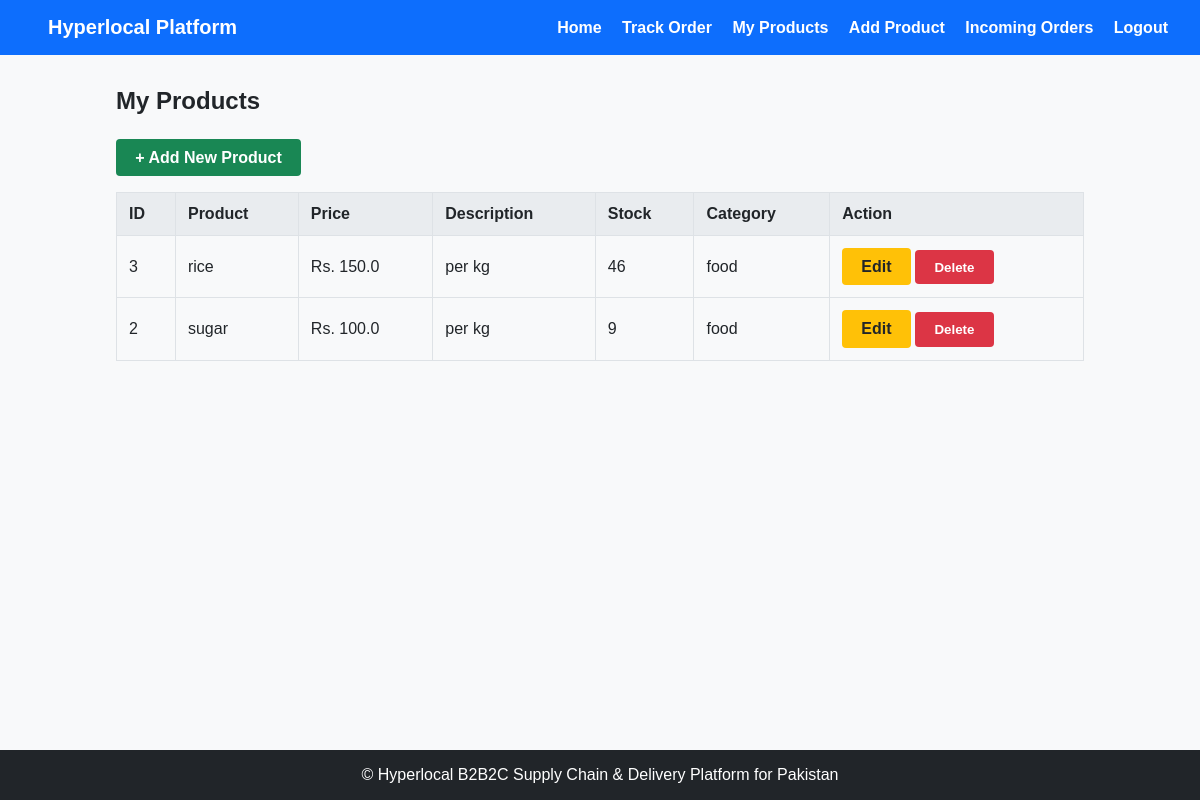
/wholesaler/products (signed in), run on the app's committed database.
### tables this page shows
CREATE TABLE products (
            id INTEGER PRIMARY KEY AUTOINCREMENT,
            wholesaler_id INTEGER NOT NULL,
            name TEXT NOT NULL,
            description TEXT NOT NULL,
            price REAL NOT NULL,
            stock INTEGER NOT NULL,
            category TEXT NOT NULL,
            created_at TEXT NOT NULL,
            FOREIGN KEY (wholesaler_id) REFERENCES users(id)
        );

### app.py (the view)
@app.route("/wholesaler/products")
def wholesaler_products():
    if not has_role("Wholesaler"):
        flash("Access denied.", "error")
        return redirect(url_for("login"))
    connection = get_db_connection()
    products = connection.execute("""
        SELECT *
        FROM products
        WHERE wholesaler_id = ?
        ORDER BY id DESC
    """, (session["user_id"],)).fetchall()
    if not products:
        flash("No products found.", "info")
    connection.close()
    return render_template(
        "wholesaler/products.html",
        products=products
    )

### app.py (called while the page is built)
def is_logged_in():
    return "user_id" in session

def has_role(role):
    return is_logged_in() and session.get("user_role") == role

### database/database.py (called while the page is built)
def get_db_connection():
    connection= sqlite3.connect(DATABASE)
    connection.row_factory = sqlite3.Row
    return connection

### templates/wholesaler/products.html (shortened to what this page needs)
{% extends "base.html" %}
{% block content %}
<div class="products-container">
    <h2>My Products</h2>
    <a href="{{ url_for('add_product') }}" class="btn btn-success">+ Add New Product</a>
    {% if products %}
    <table class="data-table">
        <thead>
            <tr>
                <th>ID</th>
                <th>Product</th>
                <th>Price</th>
                <th>Description</th>
                <th>Stock</th>
                <th>Category</th>
                <th>Action</th>
            </tr>
        </thead>
        <tbody>
            {% for product in products %}
            <tr>
                <td>{{ product.id }}</td>
                <td>{{ product.name }}</td>
                <td>Rs. {{ product.price }}</td>
                <td>{{ product.description }}</td>
                <td>{{ product.stock }}</td>
                <td>{{ product.category }}</td>
                <td>
                    <a href="{{ url_for('edit_product', product_id=product.id) }}" class="btn btn-warning">Edit</a>
                    <form method="POST"
                        action="{{ url_for('delete_product', product_id=product['id']) }}"
                        style="display:inline;">
                    <button type="submit" class="btn btn-danger">
        Delete
    </button>
</form>
                </td>
            </tr>
            {% endfor %}
        </tbody>
    </table>
    {% else %}
    <p>No products found.</p>
    {% endif %}
</div>
{% endblock %}

### static/css/style.css (style rules this page uses)
* { box-sizing: border-box; margin: 0; padding: 0; font-family: Arial, sans-serif; }
body { background-color: #f8f9fa; color: #212529; display: flex; flex-direction: column; min-height: 100vh; }
.btn { display: inline-block; background-color: #0d6efd; color: #ffffff; padding: 0.6rem 1.2rem; border: none; border-radius: 4px; cursor: pointer; text-decoration: none; font-weight: bold; text-align: center; }
.btn-success { background-color: #198754; }
.btn-warning { background-color: #ffc107; color: #212529; }
.btn-danger { background-color: #dc3545; }
.products-container { width: 100%; }
.products-container h2 { margin-bottom: 1.5rem; }
table { width: 100%; border-collapse: collapse; margin-top: 1rem; }
.data-table { width: 100%; border-collapse: collapse; }
th, td { padding: 0.75rem; border: 1px solid #dee2e6; text-align: left; }
th { background-color: #e9ecef; }

### data on the page
products: id "3", name "rice", price "150.0", description "per kg", stock "46", category "food"
products: id "2", name "sugar", price "100.0", description "per kg", stock "9", category "food"
